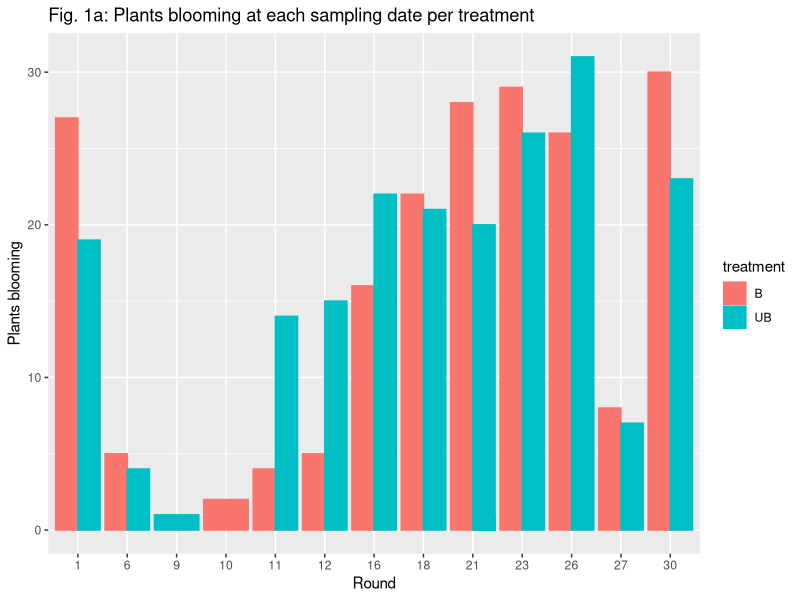
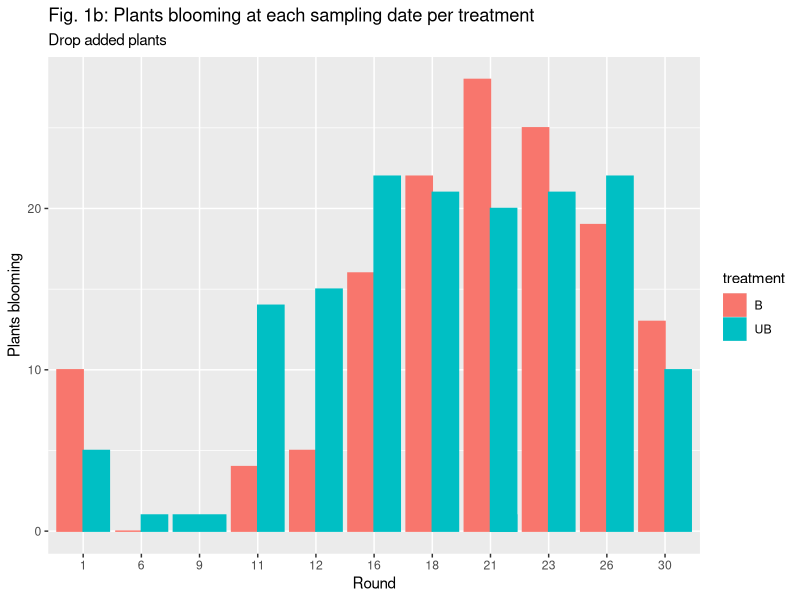
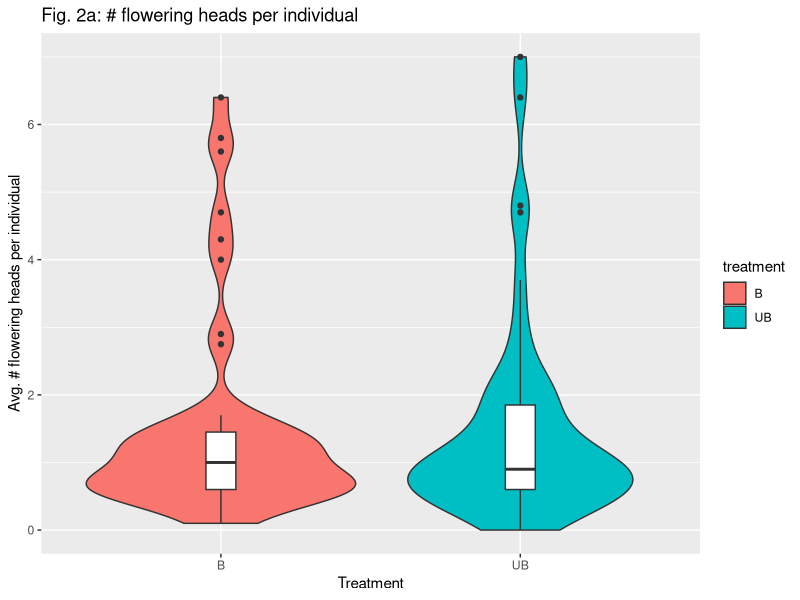
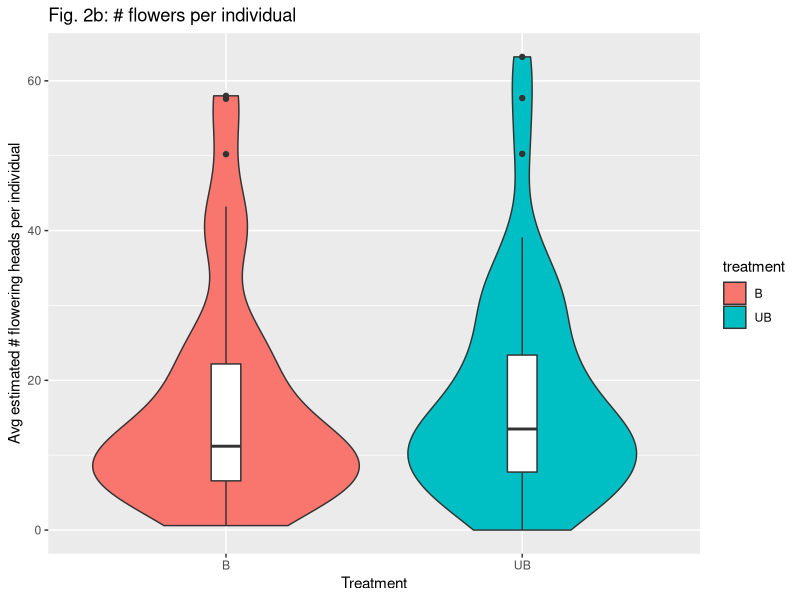
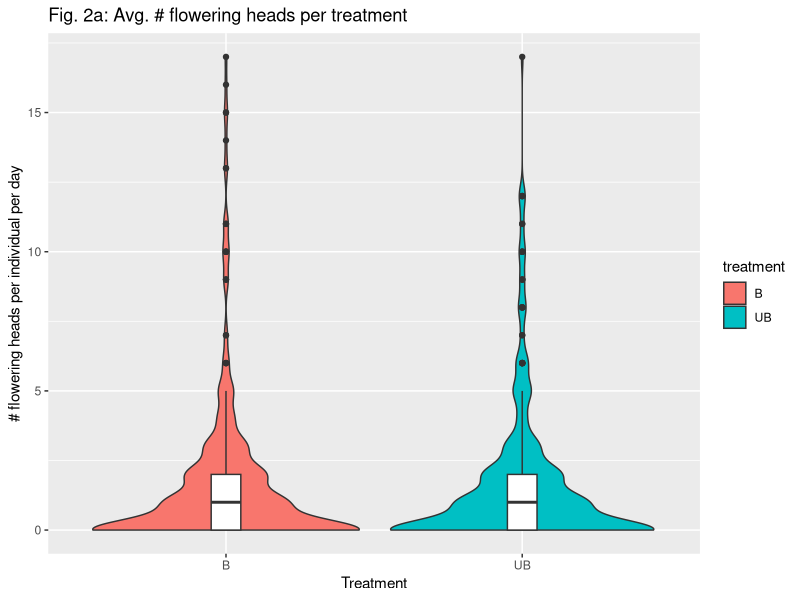
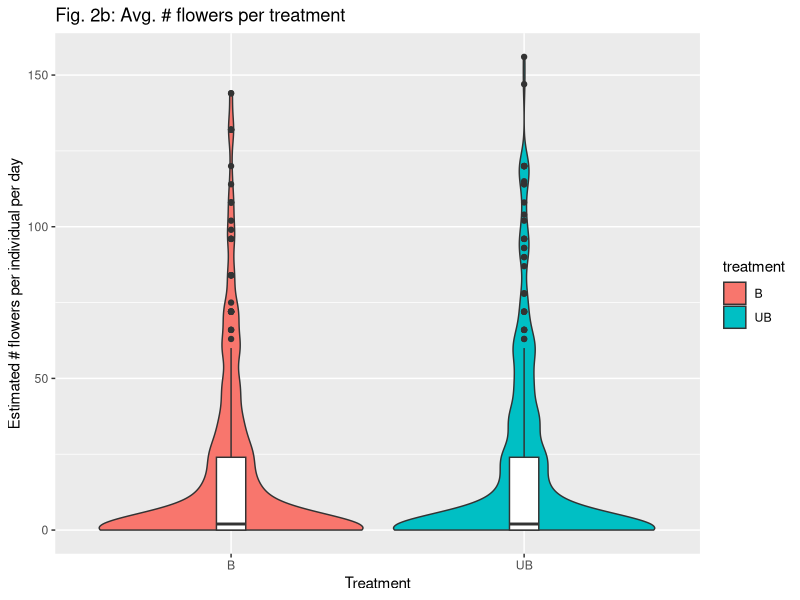
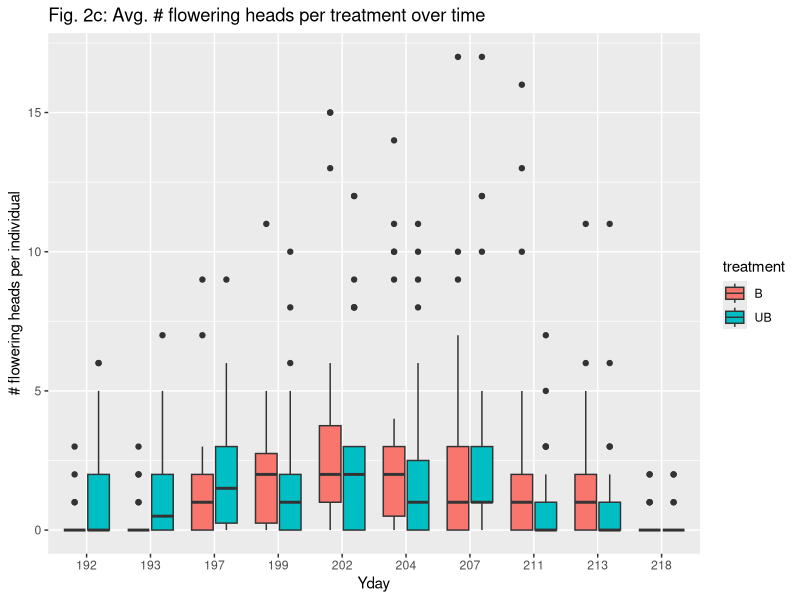
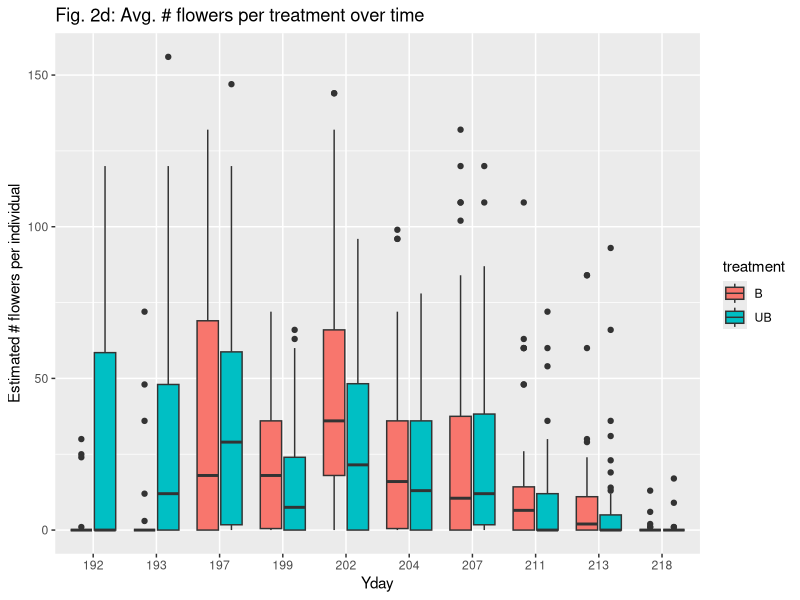

Recreate these plots in R, in order. (Note: this script raises an error after producing the figures.)
#load in tidyverse

library(tidyverse)
library(lubridate)

### upload dataframes

cobloom<-read.csv("data/non_database_csvs/dalea-coblooming-density_25march2019.csv")

con_dens<-read.csv("data/non_database_csvs/dalea-conspecific-density_23March2019.csv")

focal_plt<-read.csv("data/non_database_csvs/focal_plant_stigma_26March2019.csv")

poll_stig<-read.csv("data/non_database_csvs/stigma-pollen-counts_23March2019.csv")

visit<-read.csv("data/non_database_csvs/visitation_23March2019.csv")

seed<-read.csv("data/non_database_csvs/seed-counts_26March2019.csv")



###figure 1
### phenology

#create a summation of flowers and a treatment column
focals<-focal_plt%>%
  rename(bloom_heads=X.bloom_flwheads)%>%
  mutate(total_flws_est=head1+head2+head3+head4+head5, 
         treatment=ifelse(grepl("UB",plantID),'UB','B'))%>%
  mutate(date=paste(month,day,year,sep="-"))%>%mutate(mdy=mdy(date),yday=yday(mdy))

#summarize for a count of blooming focal plants per day and add yday component
foc<-focals%>%
  select(round,month,day,year,treatment,bloom_heads)%>%
  group_by(round,month,day,year,treatment)%>%
  summarize(sum_bloom = sum(bloom_heads > 0))%>%
  mutate(date=paste(month,day,year,sep="-"))%>%mutate(mdy=mdy(date),yday=yday(mdy))



foc%>%
  filter(day!=190)%>%
  mutate(day2=ifelse(day==208,207,day))%>%
ggplot(aes(as.factor(day2), sum_bloom, color=treatment))+
  geom_col(position="dodge",aes(group=treatment,fill=treatment))+
  labs(x="Round" ,y="Plants blooming")+
  ggtitle("Fig. 1a: Plants blooming at each sampling date per treatment")

#examine without the added individuals
#drop df

drop<-c("31UB","32UB","33UB","34UB","35UB", "36UB","37UB","38UB","39UB","40UB",
        "41UB","42UB","43UB","44UB","44UB","45UB", "46UB","47UB","48UB","49UB",
        "31B","32B","33B","34B","35B", "36B","37B","38B","39B","40B",
        "41B","42B","43B","44B","44B","45B", "46B","47B","48B","49B")
#drop values contained in drop from df
focal_drop<-focals[!focals$plantID %in%drop,]
#
foc_drop<-focal_drop%>%
  select(round,month,day,year,treatment,bloom_heads)%>%
  group_by(round, month,day,year,treatment)%>%
  summarize(sum_bloom = sum(bloom_heads > 0))%>%
  mutate(date=paste(month,day,year,sep="-"))%>%
  mutate(mdy=mdy(date),yday=yday(mdy))


  # much cleaner
  
  
  #
### 
foc_drop%>%
filter(day!=190)%>%  
  ggplot(aes(as.factor(day), sum_bloom, color=treatment))+
  geom_col(position="dodge",aes(group=treatment,fill=treatment))+
  labs(x="Round" ,y="Plants blooming")+
  ggtitle("Fig. 1b: Plants blooming at each sampling date per treatment",subtitle="Drop added plants")


#flowering heads + flowers

focal_flw<-focals%>%
  select(round,month,day,year,treatment,plantID,bloom_heads,total_flws_est)%>%
  group_by(round,month,day,year,treatment)%>%
  mutate(sum_bloom = sum(bloom_heads > 0))%>%
  mutate(date=paste(month,day,year,sep="-"))%>%
  replace_na(list(total_flws_est= 0))%>%
  ungroup()
#add yday
focal_flw$date<-mdy(focal_flw$date)
focal_flw$day<-yday(focal_flw$date)

#summary table
focaf<-focal_flw%>%filter(day!=190)%>% 
  select(round,month,day,year,treatment,plantID,bloom_heads,total_flws_est)%>%
  group_by(round,month,day,year,treatment)%>%
  mutate(sum_bloom = sum(bloom_heads > 0))%>%
  mutate(date=paste(month,day,year,sep="-"))%>%ungroup()%>%
 group_by(treatment,plantID)%>%
  summarize(mean_heads=mean(bloom_heads),mean_flws=mean(total_flws_est))

focaf%>%
  ggplot(aes(treatment, mean_heads))+
  geom_violin(aes(group=treatment,fill=treatment))+ geom_boxplot(width=0.1)+
  labs(x="Treatment" ,y="Avg. # flowering heads per individual")+
  ggtitle("Fig. 2a: # flowering heads per individual")

focaf%>%
  ggplot(aes(treatment, mean_flws))+
  geom_violin(aes(group=treatment,fill=treatment))+ geom_boxplot(width=0.1)+
  labs(x="Treatment" ,y="Avg estimated # flowering heads per individual")+
  ggtitle("Fig. 2b: # flowers per individual")

focal_flw%>% group_by(treatment)%>%drop_na()%>%
  summarize(mean_heads=mean(bloom_heads),mean_flws=mean(total_flws_est))
#plots

focal_flw%>%
  ggplot(aes(treatment, bloom_heads))+
  geom_violin(aes(group=treatment,fill=treatment))+ geom_boxplot(width=0.1)+
  labs(x="Treatment" ,y="# flowering heads per individual per day")+
  ggtitle("Fig. 2a: Avg. # flowering heads per treatment")

focal_flw%>%
  ggplot(aes(treatment, total_flws_est))+
  geom_violin(aes(group=treatment,fill=treatment))+ geom_boxplot(width=0.1)+
  labs(x="Treatment" ,y="Estimated # flowers per individual per day")+
  ggtitle("Fig. 2b: Avg. # flowers per treatment")

#now over time
focal_flw%>%
  filter(day!=190&day!=222)%>% mutate(day2=ifelse(day==208,207,day))%>%
  ggplot(aes(as.factor(day2), bloom_heads, group=interaction(treatment,day2),fill=treatment))+
  geom_boxplot()+
  labs(x="Yday" ,y="# flowering heads per individual")+
  ggtitle("Fig. 2c: Avg. # flowering heads per treatment over time")

focal_flw%>%
  filter(day!=190&day!=222)%>% mutate(day2=ifelse(day==208,207,day))%>%
  ggplot(aes(as.factor(day2), total_flws_est, group=interaction(treatment,day2),fill=treatment))+
  geom_boxplot()+
  labs(x="Yday" ,y="Estimated # flowers per individual")+
  ggtitle("Fig. 2d: Avg. # flowers per treatment over time")


####
#pollinators
levels(as.factor(focals$day))
levels(as.factor(focals$round))
levels(as.factor(visit$day))
levels(as.factor(visit$round))
#join pollinators and focal_flw by plantID & new column, round_V
visit<-visit%>%
  mutate(round_v=ifelse(day==16, "2a", 
                        ifelse(day==18,"2b",
                                  ifelse(day==11,"1a",ifelse(day==12,"1b",
                                                             round)))))#created round_v
  
focal_flw<-focal_flw%>%
  mutate(round_v=ifelse(day==197, "2a", 
                        ifelse(day==199,"2b",
                               ifelse(day==192,"1a",ifelse(day==193,"1b",
                                             round)))))#created round_v

poll_vis<-left_join(visit,focal_flw, by=c("plantID","round_v"))%>%
  filter(bloom_heads>0)

# get number of visits per interval, then divide by number of flowers on plant at that round
poll<-poll_vis%>%select(plantID, round_v, day.y,time, morphoID,date, touches,bloom_heads,treatment)%>%
  group_by(plantID,round_v,treatment,day.y)%>%
  summarise(n_visits=sum(!is.na(morphoID)), n_obs=n(),
            flw_heads=(sum(bloom_heads))/n(), intervals=n_distinct(time),
            visit_rate=(n_visits/intervals)/flw_heads)%>%
  filter(intervals>1)

#diff in visit rate treatment
poll%>% 
  ggplot(aes(treatment, visit_rate, fill=treatment))+
  geom_boxplot()+
  labs(x="Treatment" ,y="Visits/minute/flower")+
  ggtitle("Fig. 3a: Visitation rate by treatment")
#visit rate  diff over time
poll%>% 
  ggplot(aes(as.factor(day.y), visit_rate, group=interaction(treatment,day.y),
             fill=treatment))+
  geom_boxplot()+
  labs(x="Day" ,y="Visits/Minute/Flower")+
  ggtitle("Fig. 3b: Visitation per treatment rate over time")


# # visiting morpho groups over time
morpho<-poll_vis%>%select(plantID, round_v, day.y,time, morphoID, touches,bloom_heads,treatment)%>%
  mutate(morphoID= fct_recode(morphoID, "Lasioglossum" = "Dialictus"))%>%
  mutate(bee_fly=ifelse(morphoID=="Syrphid","fly","bee"))%>%
  group_by(morphoID,day.y,treatment,bee_fly)%>%
  summarise(n_visits=n(),n_plants=n_distinct(plantID),
            n_touches=sum(touches))%>%filter(!is.na(morphoID))

morpho_summary<-poll_vis%>%select(plantID, round_v, day.y,time, morphoID, touches,bloom_heads,treatment)%>%
  mutate(morphoID= fct_recode(morphoID, "Lasioglossum" = "Dialictus"))%>%
  mutate(bee_fly=ifelse(morphoID=="Syrphid","fly","bee"))%>%
  group_by(bee_fly,treatment)%>%
  summarise(n_visits=n())
### total visits by morpho groups between treatments
morpho%>%
  ggplot(aes(morphoID, n_visits, fill=treatment))+
  geom_boxplot()+
  labs(x="Pollinator Morphospecies" ,y="# unique visits")+
  ggtitle("Fig. 3c: Within plant movement by morphogroup")

morpho%>%
  ggplot(aes(morphoID, n_visits/n_plants, fill=treatment))+
  geom_boxplot()+
  labs(x="Pollinator Morphospecies" ,y="# unique visits/# plants")+
  ggtitle("Fig. 3d: Visitation by morphogroup", subtitle="accounting for # plants observed on")

### total visits by morpho groups between treatments
morpho%>%
  ggplot(aes(morphoID, n_touches/n_visits, fill=treatment))+
  geom_boxplot()+
  labs(x="Pollinator Morphospecies" ,y="# moves within plant/visit")+
  ggtitle("Fig. 3e: Within plant movement by morphogroup")

morpho%>%
  ggplot(aes(bee_fly, n_visits, fill=treatment))+
  geom_boxplot()+
  labs(x="Course Morphospecies" ,y="# unique visits")+
  ggtitle("Visitation bee vs fly")

morpho%>%
  ggplot(aes(bee_fly, n_visits/n_plants, fill=treatment))+
  geom_boxplot()+
  labs(x="Course Morphospecies" ,y="# unique visits")+
  ggtitle("Visitation bee vs fly")
###
  
#pollen deposition
levels(as.factor(poll_stig$day))
levels(as.factor(focals$day))
levels(as.factor(poll_stig$round))
levels(as.factor(focals$round))
### create new round to account for weird day thing
visit<-visit%>%
  mutate(round_v=ifelse(day==16, "2a", 
                        ifelse(day==18,"2b",
                               ifelse(day==11,"1a",ifelse(day==12,"1b",
                                                          round)))))#created round_v

focal_flw<-focal_flw%>%
  mutate(round_v=ifelse(day==197, "2a", 
                        ifelse(day==199,"2b",
                               ifelse(day==192,"1a",ifelse(day==193,"1b",
                                                           round)))))#created round_v

###will have to determine a join for modeling ####

### for viz: just generate a yday


### calculate an average pollen depot for each type (dalpur & hetero & amorpha) plant at each day
### create new variable summing all pollen except dalpur
###plot for b and ub at each time
ID_trt<-focals%>%select(plantID, treatment)%>%group_by(plantID,treatment)%>%summarize()

#anti_join to see who has no stigma data
stig_check<-poll_stig%>%anti_join(ID_trt, c("plantID")) #check this one; likely 5 or 30 B
#30B was 50B; manually changed in csv because having issues
# ADD TO OPENREFINE.

stig<-poll_stig%>%left_join(ID_trt, c("plantID"))%>%
  group_by(plantID,round,month,day,year,treatment)%>%
  mutate(date=paste(month,day,year,sep="-"))%>%
  mutate(mdy=mdy(date),yday=yday(mdy))%>%
 gather(key = "pollen_type", value = "count",
        dpurp_pollen,amocan_pollen,
        aster_pollen,dcand_pollen,unknown_hetero_pollen)

stig_summary<-stig%>%filter(!is.na(count))%>%
  mutate(pollen_type2=ifelse(pollen_type=="dpurp_pollen", "dpurp","hetero"))%>%
    group_by(pollen_type2,treatment)%>%
  summarize(min_pollen=min(count),
            mean_pollen=mean(count),max_pollen=max(count))
#
stig%>%
  filter(!is.na(count))%>%
  ggplot(aes(treatment, count, fill=pollen_type))+
  geom_boxplot()+
  labs(x="treatment" ,y="# pollen grains per stigma")+
  ggtitle("Fig. 4a: # pollen grains deposited")


stig%>%
  filter(!is.na(count))%>%
  group_by(treatment,yday,pollen_type)%>%
  summarize(mean_poll=mean(count))%>%
  ggplot(aes(treatment, mean_poll, fill=pollen_type))+
  geom_boxplot()+
  labs(x="treatment" ,y="Mean # pollen grains per stigma")+
  ggtitle("Fig. 4a: Mean # pollen grains deposited per treatment")


    
stig%>%
  filter(!is.na(count))%>%
  group_by(treatment,yday,pollen_type)%>%
  ggplot(aes(as.factor(yday), count, fill=pollen_type,
             group=interaction(pollen_type,as.factor(yday))))+
  geom_boxplot()+facet_grid(.~treatment)+
  labs(x="treatment" ,y="# pollen grains per stigma")+
  ggtitle("Fig. 4b: # pollen grains deposited overtime")
###
#SEEEEDS

## add in ID_trt to seeds
seed_check<-seed%>%anti_join(ID_trt, c("plantID")) # should only be controls

colnames(seed)
### calculate seed prod difference for each group, accoutn for # heads
seed_count<-seed%>%left_join(ID_trt, c("plantID"))%>%
  rename(full=X.full_seeds, part=X.partial_full_seeds,empty=X.aborted_seeds,
         heads=Num_Heads,abrt_heads=Aborted_Heads,dehisc_heads=Dehisced_Heads)%>%
  gather(key = "seed_fill", value = "count",full,part,empty)%>% 
  replace_na(list(treatment= "Control"))

#without
seed_prop<-seed%>%left_join(ID_trt, c("plantID"))%>%
  rename(full=X.full_seeds, part=X.partial_full_seeds,empty=X.aborted_seeds,
         heads=Num_Heads,abrt_heads=Aborted_Heads,dehisc_heads=Dehisced_Heads)%>%
  mutate(total_fruit=(full+part+empty))

seed_summary<-seed_count%>%filter(!is.na(count))%>%filter(treatment!="Control")%>%
  group_by(seed_fill)%>%
  summarize(sum_heads=sum(heads),min_seed=min(count),
            mean_seed=mean(count),max_seed=max(count))

seed_prop_summary<-seed_prop%>%group_by(treatment)%>%
 

        
drop<-c("31UB","32UB","33UB","34UB","35UB", "36UB","37UB","38UB","39UB","40UB",
        "41UB","42UB","43UB","44UB","44UB","45UB", "46UB","47UB","48UB","49UB",
        "31B","32B","33B","34B","35B", "36B","37B","38B","39B","40B",
        "41B","42B","43B","44B","44B","45B", "46B","47B","48B","49B")
#drop values contained in drop from df
seed_drop<-seed_count[!seed_count$plantID %in%drop,]
seed_propdrop<-seed_prop[!seed_prop$plantID %in%drop,] 
  
  seed_count%>%
  ggplot(aes(treatment, count, fill=seed_fill))+
  geom_boxplot()+
  labs(x="treatment" ,y="Total Seeds produced")+
  ggtitle("Fig. 5: # Seeds by treatment")
  
  seed_drop%>%
    ggplot(aes(treatment, count/heads, fill=seed_fill))+
    geom_boxplot()+
    labs(x="treatment" ,y="Total Seeds produced")+
    ggtitle("Fig. 5: # Seeds by treatment",subtitle="remove added individuals")
  
  seed_propdrop%>%
    ggplot(aes(treatment, (full/total_fruit), fill=treatment))+
    geom_boxplot()+
    labs(x="treatment" ,y="Prop seeds filled")+
    ggtitle("Fig. 5: # Seeds by treatment",subtitle="remove added individuals")
  
  seed_propdrop%>%filter(!is.na(treatment))%>%
    ggplot(aes(treatment, (full/total_fruit)/heads, fill=treatment))+
    geom_boxplot()+
    labs(x="treatment" ,y="Prop seeds filled/heads")+
    ggtitle("Fig. 5: # Seeds by treatment",subtitle="remove added individuals")
  
  seed_count%>%
    ggplot(aes(treatment, count/heads, fill=seed_fill))+
    geom_boxplot()+
    labs(x="treatment" ,y="Total Seeds produced/#floral heads")+
    ggtitle("Fig. 5b: # Seeds by treatment",subtitle="offsetting for # of heads per plant")
  
  seed_prop%>%filter(!is.na(treatment))%>%
    ggplot(aes(treatment, ((full)/total_fruit)/heads, fill=treatment))+
    geom_boxplot()+
    labs(x="treatment" ,y="Prop Seeds Fill")+
    ggtitle("Fig. 5: # Seeds by treatment")
